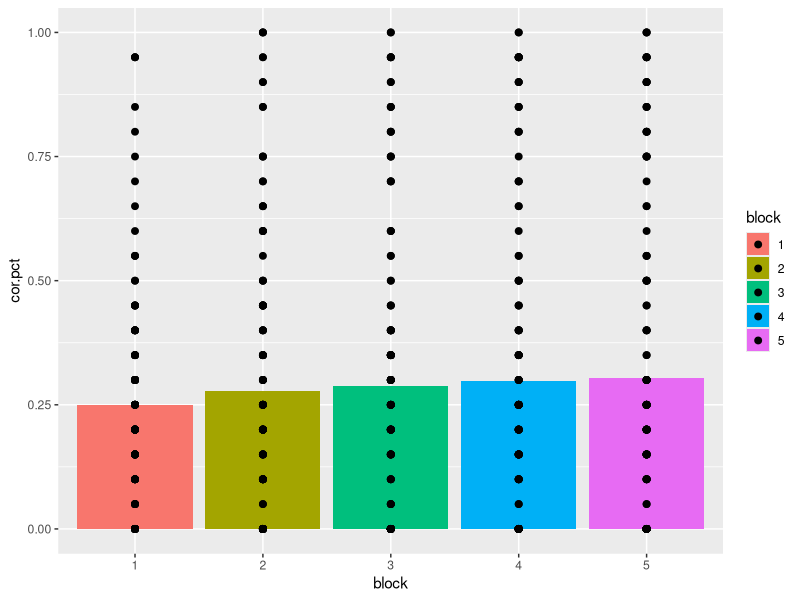

Here is the R script that generated this plot:
# to do list:
# 1) calculate percentage for each block separately
# 2) get agency score
# 3) get experience scores

#### Library ####
library(plyr)
library(car)

#### Data Readin ####
# agency questions:
# experience questions:
df <- read.csv("makreebles data.csv")
df=df[-1,]

#### Tidying up data frame: learning task ####
id=NaN 
block=NaN
agent=NaN
trial=NaN
answ=NaN
df2=data.frame(id,block,agent,trial,answ)
for (id in unique(df$ResponseId)){
  
  # Learning Task
  for (name in names(df)[24:123]){
    block=as.integer(substr(name,2,2))
    agent=substr(name,4,4)
    if (is.na(as.integer(substr(name,6,6)))) {
      trial=0
    }
    if (!is.na(as.integer(substr(name,6,6)))) {
      trial=as.integer(substr(name,6,6))
    }
    answ=df[which(df$ResponseId==id),which(names(df)==name)]
    df2=rbind(df2,c(id,block,agent,trial,as.character(answ)))
  }
  
}
df2=df2[-1,]
df2$cor=as.numeric(df2$agent==df2$answ)

#### Tidying up data frame: ratings ####
id=NaN 
agent=NaN
preexposed=NaN
quest=NaN
scale=NaN
answ=NaN
df3=data.frame(id,agent,preexposed,quest,scale,answ)
for (id in unique(df$ResponseId)){
  
  # Ratings
  for (name in names(df)[124:303]){
    agent=substr(name,1,4)
    if (as.integer(substr(name,2,2))==5){
      preexposed=1
    }
    if (!as.integer(substr(name,2,2))==5) {
      preexposed=0
    }
    quest=substr(name,6,nchar(name))
    if (is.element(quest,c("fear","hunger","joy","pain","pleasure","desire",
                           "personality","conscious","rage","embarrass","pride"))) {
      scale="experience"
    }
    if (is.element(quest,c("communication","morality","emoRecog","planning","selfCont",
                           "thought", "memory" ))) {
      scale="agency"
    }
    answ=df[which(df$ResponseId==id),which(names(df)==name)]
    df3=rbind(df3,c(id,agent,preexposed,quest,scale,as.character(answ)))
  }
}
df3=df3[-1,]
df3$answ=as.numeric(recode(df3$answ,"'Extremely unlikely'=1;'Moderately unlikely'=2;'Slightly unlikely'=3;'Neither likely nor unlikely'=4;'Slightly likely'=5;'Moderately likely'=6;'Extremely likely'=7"))

#### data exploration ####
df2.id.block=ddply(df2,.(id,block),summarise,
                   cor.pct=mean(cor))
df2.block.ga=ddply(df2.id.block,.(block),summarise,
                   cor.pct=mean(cor.pct))
df3.preexposed.scale=ddply(df3,.(preexposed,scale),summarise,
                           rat=mean(answ,na.rm=T))


######## Graphs
library(ggplot2)

ggplot(df2.id.block, aes(x=block, y=cor.pct, fill=block))+
  geom_bar(stat="summary", fun.y="mean")+
  geom_point(size=2)
